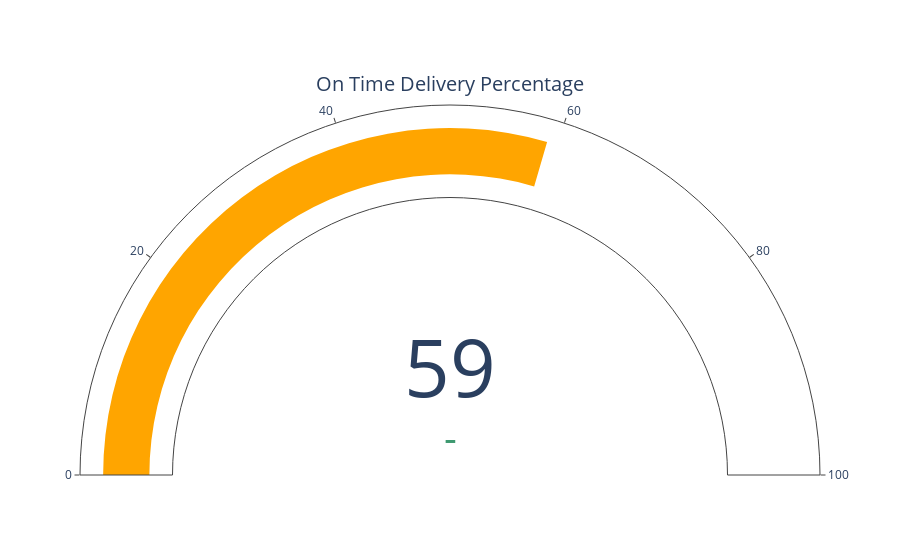

Notebook source saved alongside this figure:
### Markdown cell above
##### Almost 97% of the orders are being delivered to the customers which were being placed which is good.

### Code cell
on_time_delivery_per = (orders_aggregate_df['on_time'].sum() / orders_aggregate_df['order_id'].value_counts().sum()) * 100

fig = go.Figure(go.Indicator(value = on_time_delivery_per, mode = "gauge+number+delta", title = {'text': "On Time Delivery Percentage"}, gauge = {'axis': {'range': [None, 100]}, 'bar': {'color': "orange"}}))
fig.show()
on_time_delivery_per

### Figure 1 — Plotly figure (JSON) as saved in the notebook; plotly's stock layout.template omitted (floating-point values rounded to 4 significant figures)
{"data": [{"gauge": {"axis": {"range": [null, 100]}, "bar": {"color": "orange"}}, "mode": "gauge+number+delta", "title": {"text": "On Time Delivery Percentage"}, "type": "indicator", "value": 59.03}], "layout": {}}
